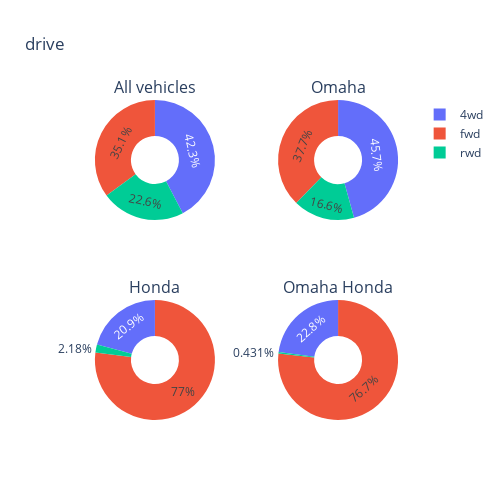

The notebook cell saved with this chart:
### Code cell
oLabels = df[df["city"]=="omaha"].drive.value_counts().index
oValues = df[df["city"]=="omaha"].drive.value_counts().values
hLabels = df[df["manufacturer"]=="honda"].drive.value_counts().index
hValues = df[df["manufacturer"]=="honda"].drive.value_counts().values
oh_labels = omahonda_df.drive.value_counts().index
oh_Values = omahonda_df.drive.value_counts().values
all_labels = df.drive.value_counts().index
all_Values = df.drive.value_counts().values


from plotly.subplots import make_subplots

# Create subplots: use 'domain' type for Pie subplot
# Create subplots: use 'domain' type for Pie subplot
fig = make_subplots(rows=2, cols=2, specs=[[{'type':'domain'}, {'type':'domain'}], [{'type':'domain'}, {'type':'domain'}]],              subplot_titles=("All vehicles", "Omaha", "Honda", "Omaha Honda"))
fig.add_trace(go.Pie(labels=all_labels, values=all_Values, name="All"),
              1, 1)
fig.add_trace(go.Pie(labels=oLabels, values=oValues, name="Omaha"),
              1, 2)
fig.add_trace(go.Pie(labels=hLabels, values=hValues, name="Honda"),
              2, 1)
fig.add_trace(go.Pie(labels=oh_labels, values=oh_Values, name="Omaha Honda"),
              2, 2)
# Use `hole` to create a donut-like pie chart
fig.update_traces(hole=.4, hoverinfo="label+percent+name")
fig.update_layout(height=500, width=500,
                  title_text="drive")
fig.show()

### Figure 1 — Plotly figure (JSON) as saved in the notebook; plotly's stock layout.template omitted (floating-point values rounded to 4 significant figures)
{"data": [{"domain": {"x": [0, 0.45], "y": [0.625, 1]}, "hole": 0.4, "hoverinfo": "label+percent+name", "labels": ["4wd", "fwd", "rwd"], "name": "All", "type": "pie", "values": [580054, 480938, 309843]}, {"domain": {"x": [0.55, 1], "y": [0.625, 1]}, "hole": 0.4, "hoverinfo": "label+percent+name", "labels": ["4wd", "fwd", "rwd"], "name": "Omaha", "type": "pie", "values": [2441, 2015, 884]}, {"domain": {"x": [0, 0.45], "y": [0, 0.375]}, "hole": 0.4, "hoverinfo": "label+percent+name", "labels": ["fwd", "4wd", "rwd"], "name": "Honda", "type": "pie", "values": [51832, 14046, 1465]}, {"domain": {"x": [0.55, 1], "y": [0, 0.375]}, "hole": 0.4, "hoverinfo": "label+percent+name", "labels": ["fwd", "4wd", "rwd"], "name": "Omaha Honda", "type": "pie", "values": [178, 53, 1]}], "layout": {"annotations": [{"font": {"size": 16}, "showarrow": false, "text": "All vehicles", "x": 0.225, "xanchor": "center", "xref": "paper", "y": 1, "yanchor": "bottom", "yref": "paper"}, {"font": {"size": 16}, "showarrow": false, "text": "Omaha", "x": 0.775, "xanchor": "center", "xref": "paper", "y": 1, "yanchor": "bottom", "yref": "paper"}, {"font": {"size": 16}, "showarrow": false, "text": "Honda", "x": 0.225, "xanchor": "center", "xref": "paper", "y": 0.375, "yanchor": "bottom", "yref": "paper"}, {"font": {"size": 16}, "showarrow": false, "text": "Omaha Honda", "x": 0.775, "xanchor": "center", "xref": "paper", "y": 0.375, "yanchor": "bottom", "yref": "paper"}], "height": 500, "title": {"text": "drive"}, "width": 500}}
